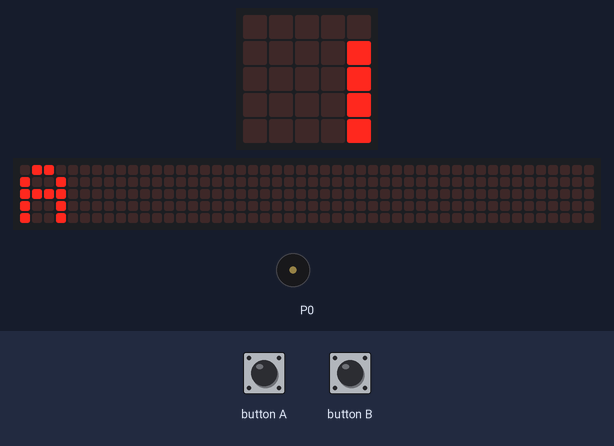
Simulated run of this program. Board: BBC micro:bit running MicroPython. Shown: the board's 5×5 LED display, a strip that is not on the board, showing the scrolling text unrolled, buzzer (waves = sounding). The inputs (shaded band) are chosen by the test bench. Random numbers come from a fixed seed; the 48×5 strip is a reading aid, not a part: it shows the text the display is scrolling, unrolled, one strip-width of it at a time; what the program prints to the serial console is not drawn.

Above: at 0.07 s.
At 1.27 s:
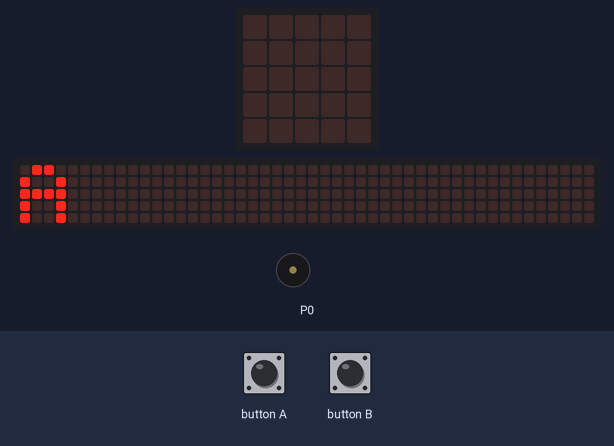
1.3 s: button A pressed for 0.15 s
At 1.8 s:
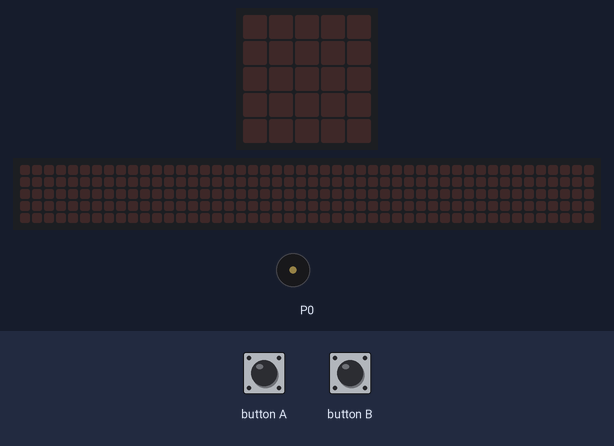
2.0 s: button B pressed for 0.15 s
Timing chart, 0 to 5.0 s (numbered marks = the images above; inputs shaded):
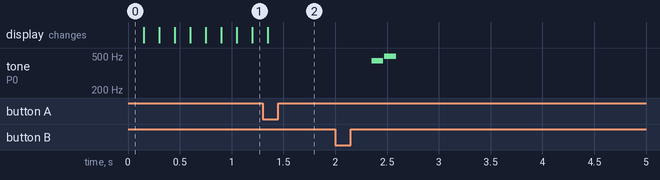

The program:

simon_game_basic.py
```python
# Imports go at the top
from microbit import *
import random
import music

pattern = []

# Code in a 'while True:' loop repeats forever
while True:

    letter = random.choice(['A','B'])
    pattern.append(letter)
    display.scroll("".join(pattern))
    sleep(1000)
    print(pattern)

    guess = []
    while len(guess) != len(pattern):
        if button_a.was_pressed():
            guess.append('A')
            music.play('a:1')
        if button_b.was_pressed():
            guess.append('B')
            music.play('b:1')

    print(guess)

    if guess != pattern:
        display.show(Image.SKULL)
        sleep(400)
        music.play(music.DADADADUM)
        break


        
```
